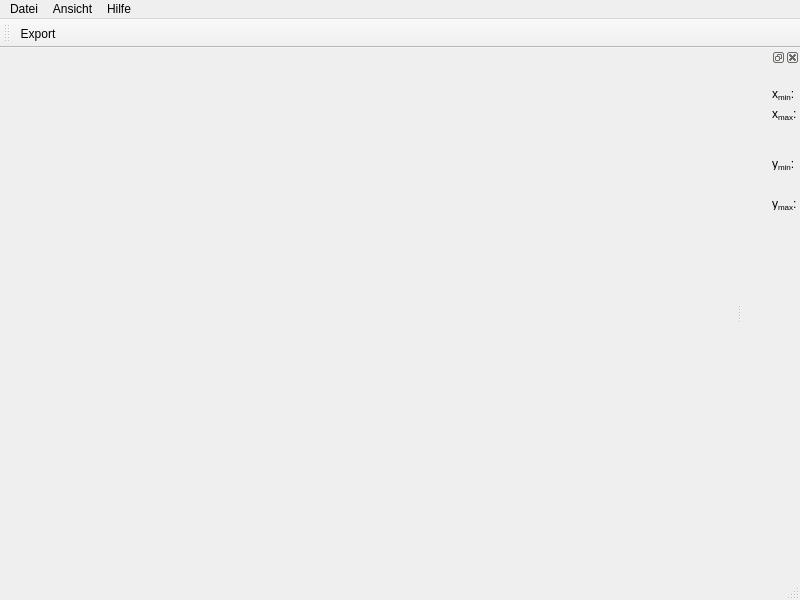
<?xml version="1.0" encoding="UTF-8"?>
<ui version="4.0">
 <class>MainWindow</class>
 <widget class="QMainWindow" name="MainWindow">
  <property name="geometry">
   <rect>
    <x>0</x>
    <y>0</y>
    <width>800</width>
    <height>600</height>
   </rect>
  </property>
  <property name="windowTitle">
   <string>MainWindow</string>
  </property>
  <widget class="QWidget" name="centralwidget"/>
  <widget class="QMenuBar" name="menubar">
   <property name="geometry">
    <rect>
     <x>0</x>
     <y>0</y>
     <width>800</width>
     <height>21</height>
    </rect>
   </property>
   <widget class="QMenu" name="menuDatei">
    <property name="title">
     <string>Datei</string>
    </property>
    <addaction name="actionExport"/>
    <addaction name="separator"/>
    <addaction name="actionExit"/>
   </widget>
   <widget class="QMenu" name="menuHilfe">
    <property name="title">
     <string>Hilfe</string>
    </property>
    <addaction name="actionAbout"/>
    <addaction name="actionAboutQt"/>
   </widget>
   <widget class="QMenu" name="menuAnsicht">
    <property name="title">
     <string>Ansicht</string>
    </property>
    <addaction name="actionZoomIn"/>
    <addaction name="actionZoomOut"/>
    <addaction name="separator"/>
    <addaction name="actionReset"/>
   </widget>
   <addaction name="menuDatei"/>
   <addaction name="menuAnsicht"/>
   <addaction name="menuHilfe"/>
  </widget>
  <widget class="QStatusBar" name="statusbar"/>
  <widget class="QDockWidget" name="dockWidget">
   <attribute name="dockWidgetArea">
    <number>2</number>
   </attribute>
   <widget class="QWidget" name="dockWidgetContents">
    <widget class="QLabel" name="xMinLabel">
     <property name="geometry">
      <rect>
       <x>30</x>
       <y>20</y>
       <width>47</width>
       <height>13</height>
      </rect>
     </property>
     <property name="text">
      <string>x&lt;sub&gt;min&lt;/sub&gt;:</string>
     </property>
    </widget>
    <widget class="QDoubleSpinBox" name="xMinDoubleSpinBox">
     <property name="geometry">
      <rect>
       <x>70</x>
       <y>10</y>
       <width>62</width>
       <height>22</height>
      </rect>
     </property>
    </widget>
    <widget class="QLabel" name="xMaxLabel">
     <property name="geometry">
      <rect>
       <x>30</x>
       <y>40</y>
       <width>47</width>
       <height>13</height>
      </rect>
     </property>
     <property name="text">
      <string>x&lt;sub&gt;max&lt;/sub&gt;:</string>
     </property>
    </widget>
    <widget class="QDoubleSpinBox" name="xMaxDoubleSpinBox">
     <property name="geometry">
      <rect>
       <x>70</x>
       <y>40</y>
       <width>62</width>
       <height>22</height>
      </rect>
     </property>
    </widget>
    <widget class="QLabel" name="yMinLabel">
     <property name="geometry">
      <rect>
       <x>30</x>
       <y>90</y>
       <width>47</width>
       <height>13</height>
      </rect>
     </property>
     <property name="text">
      <string>y&lt;sub&gt;min&lt;/sub&gt;:</string>
     </property>
    </widget>
    <widget class="QDoubleSpinBox" name="yMinDoubleSpinBox">
     <property name="geometry">
      <rect>
       <x>70</x>
       <y>90</y>
       <width>62</width>
       <height>22</height>
      </rect>
     </property>
    </widget>
    <widget class="QLabel" name="yMaxLabel">
     <property name="geometry">
      <rect>
       <x>30</x>
       <y>130</y>
       <width>47</width>
       <height>13</height>
      </rect>
     </property>
     <property name="text">
      <string>y&lt;sub&gt;max&lt;/sub&gt;:</string>
     </property>
    </widget>
    <widget class="QDoubleSpinBox" name="yMaxDoubleSpinBox">
     <property name="geometry">
      <rect>
       <x>70</x>
       <y>130</y>
       <width>62</width>
       <height>22</height>
      </rect>
     </property>
    </widget>
   </widget>
  </widget>
  <widget class="QToolBar" name="toolBar">
   <property name="windowTitle">
    <string>toolBar</string>
   </property>
   <attribute name="toolBarArea">
    <enum>TopToolBarArea</enum>
   </attribute>
   <attribute name="toolBarBreak">
    <bool>false</bool>
   </attribute>
   <addaction name="actionExport"/>
  </widget>
  <action name="actionExit">
   <property name="text">
    <string>Beenden</string>
   </property>
  </action>
  <action name="actionAbout">
   <property name="text">
    <string>About ...</string>
   </property>
  </action>
  <action name="actionAboutQt">
   <property name="text">
    <string>About Qt ...</string>
   </property>
  </action>
  <action name="actionZoomIn">
   <property name="text">
    <string>Zoom in</string>
   </property>
   <property name="toolTip">
    <string>Zoom in</string>
   </property>
  </action>
  <action name="actionZoomOut">
   <property name="text">
    <string>Zoom out</string>
   </property>
   <property name="toolTip">
    <string>Zoom out</string>
   </property>
  </action>
  <action name="actionReset">
   <property name="text">
    <string>Reset</string>
   </property>
  </action>
  <action name="actionExport">
   <property name="text">
    <string>Export ...</string>
   </property>
  </action>
 </widget>
 <resources/>
 <connections/>
</ui>
